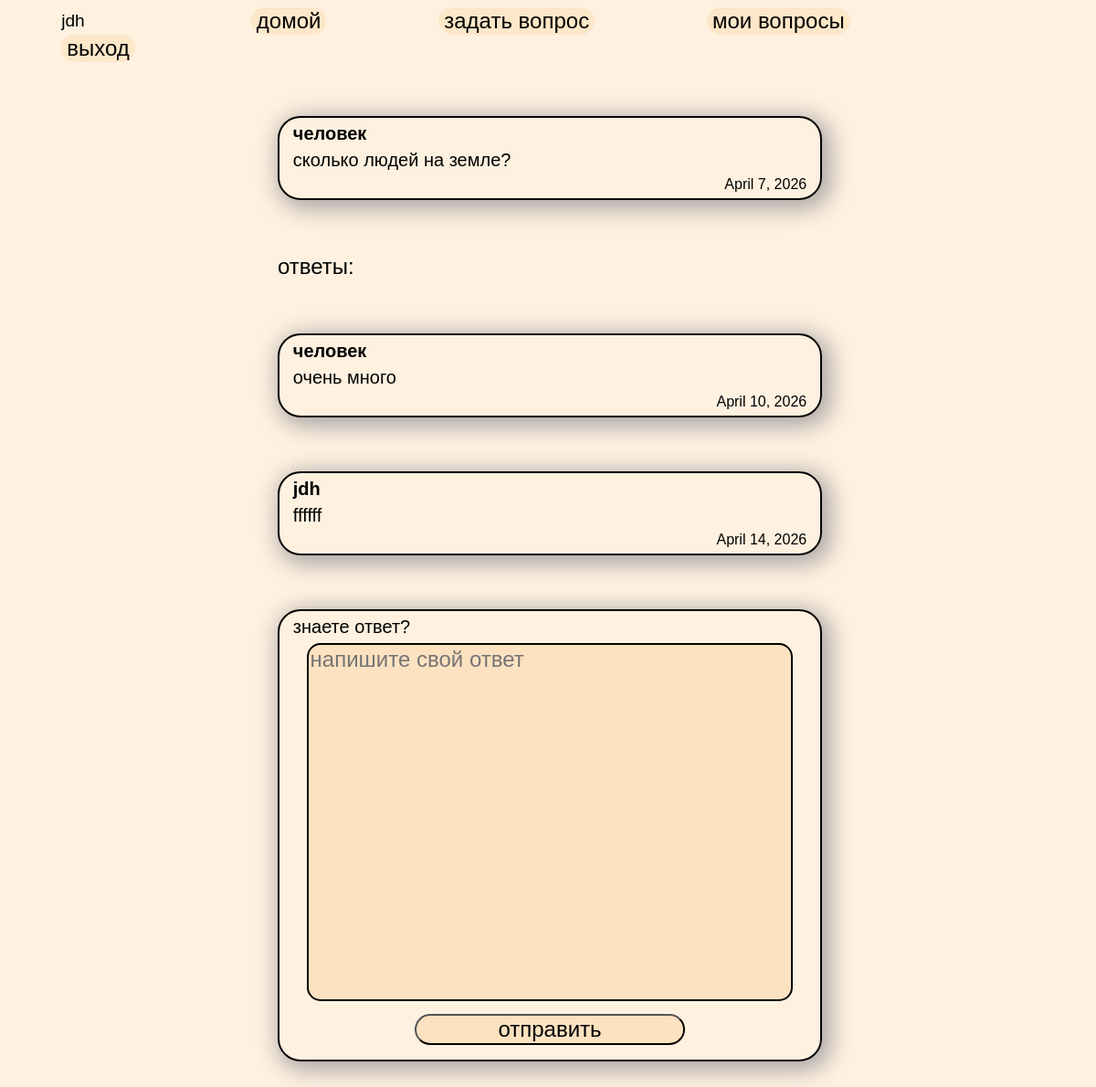
Screenshot of /about/question?id=1 (signed in) with the database file from the repository.
### verification/models.py (models this page shows)
class Person(models.Model):
    name=models.CharField(max_length=20)
    age=models.IntegerField()
    nickname=models.CharField(max_length=10,unique=True)
    password=models.CharField(max_length=100)

class Questions(models.Model):
    id_persons=models.ForeignKey(Person,on_delete=models.CASCADE)
    questions=models.TextField()
    date=models.DateField(auto_now_add=True)

class Answers(models.Model):
    id_persons=models.ForeignKey(Person,on_delete=models.CASCADE)
    id_questions=models.ForeignKey(Questions,on_delete=models.CASCADE)
    answers=models.TextField()
    date=models.DateField(auto_now_add=True)

### verification/views.py (the view)
# urls.py: path('/question',views.view_question),
def view_question(request):
    if 'user_id' not in request.session.keys():
        return redirect('/')
    nickname=Person.objects.get(id=request.session['user_id']).nickname
    id=request.GET.get('id')
    if request.method=='POST':
        answer=request.POST.get('answer')
        Answers.objects.create(id_questions=Questions.objects.get(id=id),date=timezone.now().date(),id_persons=Person.objects.get(id=request.session['user_id']),answers=answer)
        return redirect(f"/about/question?id={id}")
    answers=Answers.objects.all().filter(id_questions=id)
    return render(request,'view_question.html',context={'nickname':nickname,'i':Questions.objects.get(id=id),'answers':answers,'len':len(answers)})

### verification/templates/view_question.html (shortened to what this page needs)
{%extends "template.html"%}
    {%block body%}
        <div id="head">
            <p id="head-p">{{nickname}}</p>
            <a href="/about"><button id="head-button">домой</button></a>
            <a href="/about/create_question"><button id="head-button">задать вопрос</button></a>
            <a href="/about/my_questions"><button id="head-button">мои вопросы</button></a>
        <form style='display: inline;', method="post">
            <button type="submit"  id="head-button">выход</button>
        </form>
        </div>
        <div id="question_box">
            <p id="question_text" style="font-weight: 900;">{{i.id_persons.nickname}}</p>
            <p id="question_text">{{i.questions}}</p>
            <p id="date">{{i.date}}</p>
        </div>
        <p id="answer_text">ответы:</p>
        {%if len == 0 %}
        <P id="no_answer_text"></style>нет ответов:(</P>
        {%else%}
        {%for J in  answers%}
        <div id="question_box">
            <p id="question_text" style="font-weight: 900;">{{J.id_persons.nickname}}</p>
            <p id="question_text">{{J.answers}}</p>
            <p id="date">{{J.date}}</p>
        </div>
        {%endfor%}
        {%endif%}
        <div id="question_box">
        <form method="post">
            <p id='question_text'>знаете ответ?</p>
            <textarea name="answer" id="textarea_question"  placeholder="напишите свой ответ"></textarea>
            <a href="/about/question?id={{i.id}}"><input type="submit" value="отправить" id="answer_button"></a>
        </form>
        </div>
    {%endblock body%}

### verification/static/css/style.css (style rules this page uses)
* { font-family: Arial, Helvetica, sans-serif; vertical-align: middle; }
a { text-decoration: none; }
p { position: relative; }
body { background-color: rgb(255, 241, 224); }
input,textarea { margin: 0 0 0 25% ; width: 49%; font-size: 150% ; background-color: rgb(252, 226, 192); }
#answer_button { margin-top: 2.5%; border-radius: 50px; width: 50%; font-size: 150% ; background-color: rgb(252, 226, 192); }
#textarea_question { margin: 0 0 0 5%; width: 90%; height: 50%; resize: none; border: 2.5px solid black; border-radius: 15px; }
button { font-size: 125%; background-color: rgb(253, 231, 201); border: 0px; }
#head-button { margin: 0% 5%; font-size: 150%; display: inline; border-radius: 50px; }
#feriv_box,#question_box { width: 50%; box-shadow: 5px 5px 25px 5px rgb(172, 167, 167); border: 2.5px solid rgb(0, 0, 0); }
#question_box { border-radius:25px ; margin: 0% 25% 5% 25%; }
#question_text { font-size: 125% ; margin: 1% 2.5%; text-align: left; }
#answer_text { margin: 0% 25% 5% 25%; font-size: 150%; }
#date { font-size: 100% ; margin: 1% 2.5%; text-align: right; }
#head { margin:0% 0% 5% 0%; }
#head-p { margin: 0% 10% 0% 5%; display: inline; font-size: 120%; max-height: 25%; }

### rows the page displays
Person: nickname "jdh"
Questions: id_persons.nickname "человек", questions "сколько людей на земле?", date "April 7, 2026"
Answers: id_persons.nickname "человек", answers "очень много", date "April 10, 2026"
Answers: id_persons.nickname "jdh", answers "ffffff", date "April 14, 2026"
